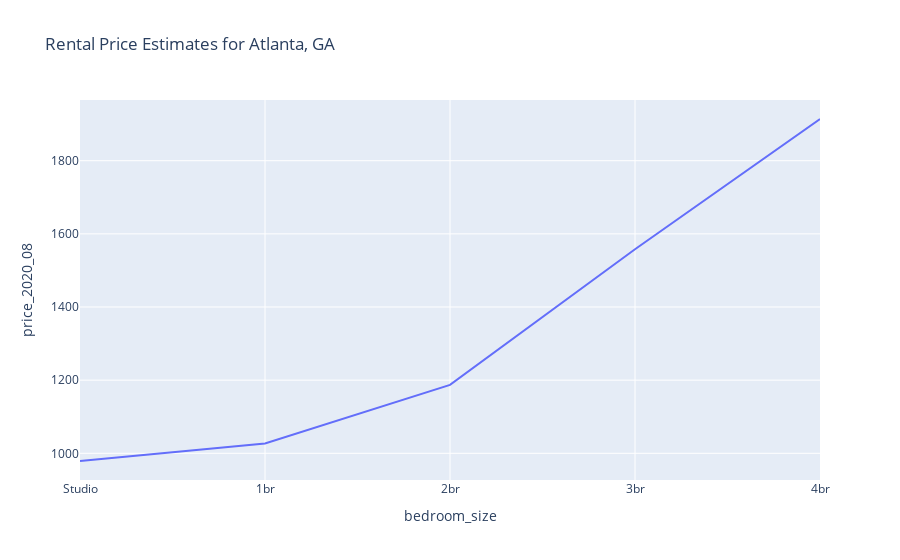

The code cell stored with this chart in its notebook:
### Code cell
import plotly.express as px

subset = df[df.city == "Atlanta"]
fig = px.line(
    subset, 
    x="bedroom_size", 
    y="price_2020_08",
    title="Rental Price Estimates for Atlanta, GA"
)
fig.show()

### Figure 1 — Plotly figure (JSON) as saved in the notebook; plotly's stock layout.template omitted (floating-point values rounded to 4 significant figures)
{"data": [{"hovertemplate": "bedroom_size=%{x}<br>price_2020_08=%{y}<extra></extra>", "legendgroup": "", "line": {"color": "#636efa", "dash": "solid"}, "mode": "lines", "name": "", "orientation": "v", "showlegend": false, "type": "scatter", "x": ["Studio", "1br", "2br", "3br", "4br"], "xaxis": "x", "y": [979, 1027, 1187, 1558, 1914], "yaxis": "y"}], "layout": {"legend": {"tracegroupgap": 0}, "title": {"text": "Rental Price Estimates for Atlanta, GA"}, "xaxis": {"anchor": "y", "domain": [0, 1], "title": {"text": "bedroom_size"}}, "yaxis": {"anchor": "x", "domain": [0, 1], "title": {"text": "price_2020_08"}}}}
